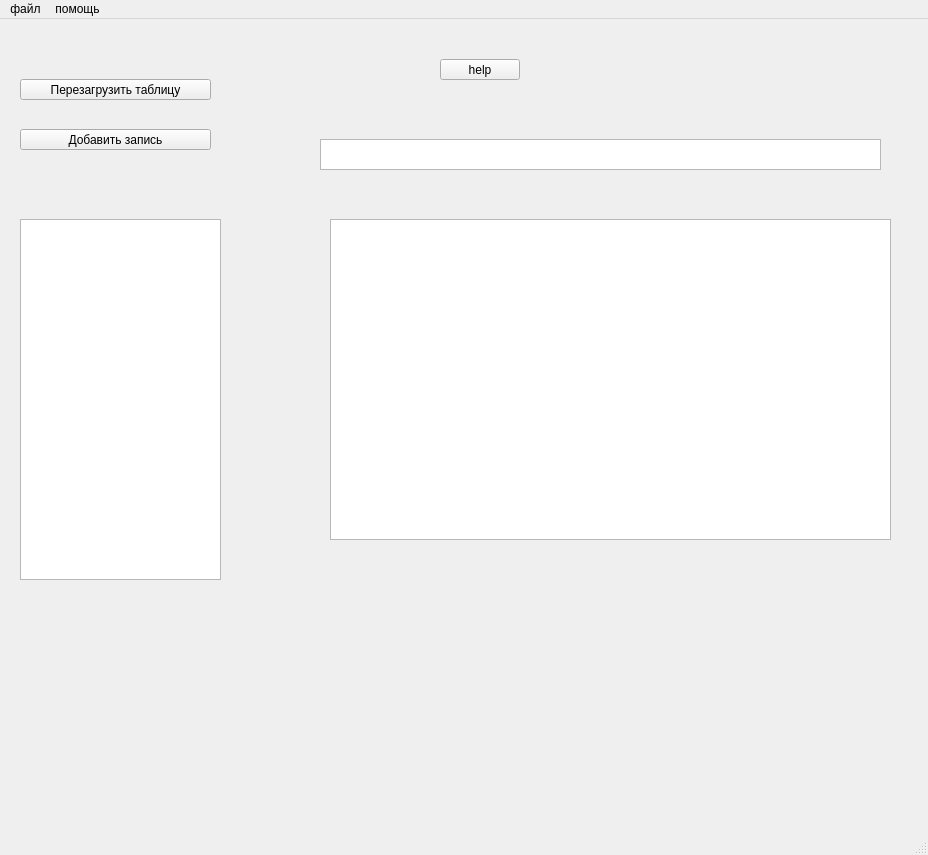
<?xml version="1.0" encoding="UTF-8"?>
<ui version="4.0">
 <class>MainWindow</class>
 <widget class="QMainWindow" name="MainWindow">
  <property name="geometry">
   <rect>
    <x>0</x>
    <y>0</y>
    <width>928</width>
    <height>855</height>
   </rect>
  </property>
  <property name="windowTitle">
   <string>DailyPlaner</string>
  </property>
  <widget class="QWidget" name="centralwidget">
   <widget class="QPushButton" name="pushButton">
    <property name="geometry">
     <rect>
      <x>20</x>
      <y>110</y>
      <width>191</width>
      <height>21</height>
     </rect>
    </property>
    <property name="text">
     <string>Добавить запись</string>
    </property>
   </widget>
   <widget class="QTableView" name="tableView_2">
    <property name="geometry">
     <rect>
      <x>20</x>
      <y>200</y>
      <width>201</width>
      <height>361</height>
     </rect>
    </property>
    <property name="baseSize">
     <size>
      <width>0</width>
      <height>0</height>
     </size>
    </property>
    <property name="alternatingRowColors">
     <bool>true</bool>
    </property>
    <property name="sortingEnabled">
     <bool>true</bool>
    </property>
    <attribute name="horizontalHeaderVisible">
     <bool>false</bool>
    </attribute>
    <attribute name="verticalHeaderVisible">
     <bool>false</bool>
    </attribute>
    <attribute name="verticalHeaderDefaultSectionSize">
     <number>30</number>
    </attribute>
   </widget>
   <widget class="QTableView" name="tableView_3">
    <property name="geometry">
     <rect>
      <x>320</x>
      <y>120</y>
      <width>561</width>
      <height>31</height>
     </rect>
    </property>
    <attribute name="horizontalHeaderVisible">
     <bool>false</bool>
    </attribute>
    <attribute name="verticalHeaderVisible">
     <bool>false</bool>
    </attribute>
   </widget>
   <widget class="QTableView" name="tableView_4">
    <property name="geometry">
     <rect>
      <x>330</x>
      <y>200</y>
      <width>561</width>
      <height>321</height>
     </rect>
    </property>
    <attribute name="horizontalHeaderVisible">
     <bool>false</bool>
    </attribute>
    <attribute name="verticalHeaderVisible">
     <bool>false</bool>
    </attribute>
   </widget>
   <widget class="QPushButton" name="pushButton_2">
    <property name="geometry">
     <rect>
      <x>20</x>
      <y>60</y>
      <width>191</width>
      <height>21</height>
     </rect>
    </property>
    <property name="text">
     <string>Перезагрузить таблицу</string>
    </property>
   </widget>
   <widget class="QPushButton" name="pushButton_3">
    <property name="geometry">
     <rect>
      <x>440</x>
      <y>40</y>
      <width>80</width>
      <height>21</height>
     </rect>
    </property>
    <property name="text">
     <string>help</string>
    </property>
   </widget>
  </widget>
  <widget class="QMenuBar" name="menubar">
   <property name="geometry">
    <rect>
     <x>0</x>
     <y>0</y>
     <width>928</width>
     <height>25</height>
    </rect>
   </property>
   <widget class="QMenu" name="menu">
    <property name="title">
     <string>файл</string>
    </property>
   </widget>
   <widget class="QMenu" name="menu_2">
    <property name="title">
     <string>помощь</string>
    </property>
    <addaction name="action"/>
   </widget>
   <addaction name="menu"/>
   <addaction name="menu_2"/>
  </widget>
  <widget class="QStatusBar" name="statusbar"/>
  <action name="action">
   <property name="text">
    <string>навигатор помощи</string>
   </property>
   <property name="shortcut">
    <string>F1</string>
   </property>
  </action>
 </widget>
 <resources/>
 <connections/>
 <slots>
  <slot>slot1Help()</slot>
 </slots>
</ui>
